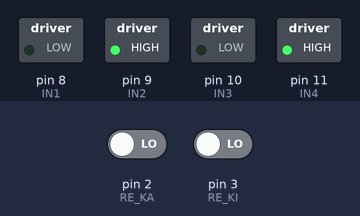
Simulated run of this sketch. Board: Arduino Uno, built with avr-gcc and run on an emulated ATmega328P. Parts: switched loads named in the sketch (green lamp = pin HIGH). Inputs (shaded band) come from the test bench; at power-on: pin 2 (RE_KA) LOW, pin 3 (RE_KI) LOW.

Above: at 0.1 s.
Timing chart, 0 to 1.6 s (numbered marks = the images above):
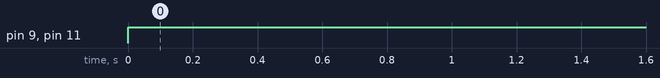

The sketch:

Pengujian_Mutar.ino
```cpp
#define RE_KA 2
#define RE_KI 3
#define IN1 8
#define IN2 9
#define IN3 10
#define IN4 11


unsigned int countKA = 0;
unsigned int countKI = 0;


void setup()
{
  pinMode(IN1,OUTPUT); // Roda motor A
  pinMode(IN2,OUTPUT); // Roda motor A
  pinMode(IN3,OUTPUT); // Roda motor B
  pinMode(IN4,OUTPUT); // Roda motor B

  attachInterrupt(digitalPinToInterrupt(RE_KA), kecepatan_kanan, RISING);
  attachInterrupt(digitalPinToInterrupt(RE_KI), kecepatan_kiri, RISING);
}

void loop()
{
  if (countKA <= 10 && countKI <= 10)
  {
    kiri();
  }
  else
  {
    berhenti();
  }
}


void kecepatan_kanan()
{
  countKA++;
}

void kecepatan_kiri()
{
  countKI++;
}

void berhenti()
{
  digitalWrite(IN1, LOW);
  digitalWrite(IN2, LOW);
  digitalWrite(IN3, LOW);
  digitalWrite(IN4, LOW);
}

void kiri()
{
  digitalWrite(IN1, LOW);
  digitalWrite(IN2, HIGH);
  digitalWrite(IN3, LOW);
  digitalWrite(IN4, HIGH);
}

void kanan()
{
  digitalWrite(IN1, HIGH);
  digitalWrite(IN2, LOW);
  digitalWrite(IN3, HIGH);
  digitalWrite(IN4, LOW);
}
```

Measured:
- by itself, pin 9 (IN2), pin 11 (IN4): LOW → HIGH at 0.00 s
